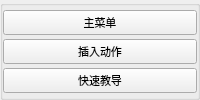
       <widget class="QGroupBox" name="groupBoxMain">
        <property name="minimumSize">
         <size>
          <width>0</width>
          <height>0</height>
         </size>
        </property>
        <property name="title">
         <string/>
        </property>
        <layout class="QGridLayout" name="gridLayout">
         <property name="margin">
          <number>0</number>
         </property>
         <property name="spacing">
          <number>0</number>
         </property>
         <item row="0" column="0">
          <widget class="QPushButton" name="BtnMain">
           <property name="minimumSize">
            <size>
             <width>75</width>
             <height>25</height>
            </size>
           </property>
           <property name="font">
            <font>
             <family>微软雅黑</family>
             <pointsize>8</pointsize>
             <weight>50</weight>
             <italic>false</italic>
             <bold>false</bold>
            </font>
           </property>
           <property name="text">
            <string>主菜单</string>
           </property>
          </widget>
         </item>
         <item row="1" column="0">
          <widget class="QPushButton" name="BtnInsert">
           <property name="minimumSize">
            <size>
             <width>75</width>
             <height>25</height>
            </size>
           </property>
           <property name="font">
            <font>
             <family>微软雅黑</family>
             <pointsize>8</pointsize>
             <weight>50</weight>
             <italic>false</italic>
             <bold>false</bold>
            </font>
           </property>
           <property name="text">
            <string>插入动作</string>
           </property>
          </widget>
         </item>
         <item row="2" column="0">
          <widget class="QPushButton" name="BtnQuick">
           <property name="minimumSize">
            <size>
             <width>75</width>
             <height>25</height>
            </size>
           </property>
           <property name="font">
            <font>
             <family>微软雅黑</family>
             <pointsize>8</pointsize>
             <weight>50</weight>
             <italic>false</italic>
             <bold>false</bold>
            </font>
           </property>
           <property name="text">
            <string>快速教导</string>
           </property>
          </widget>
         </item>
        </layout>
       </widget>
